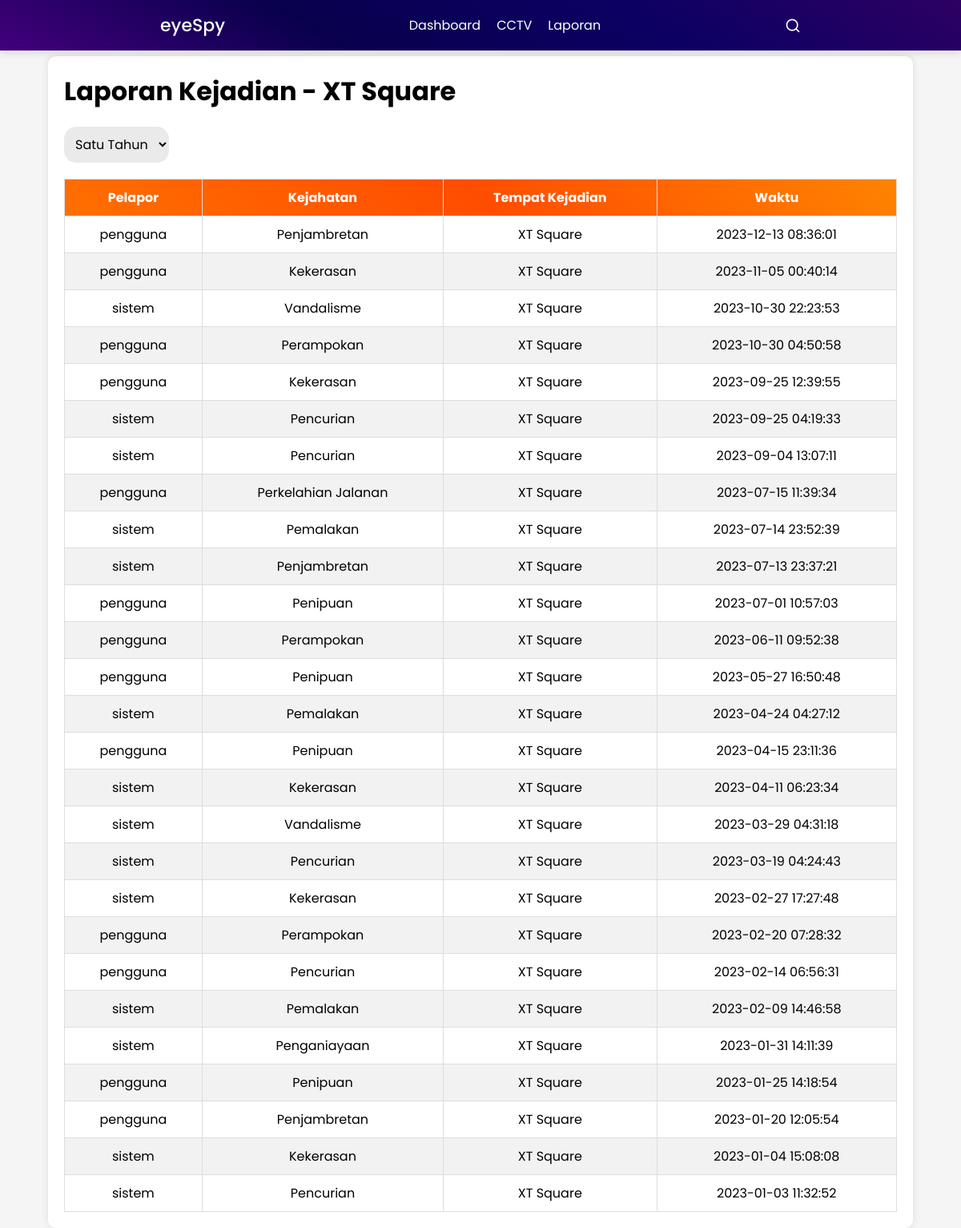
/isiLaporan.php?id=12, run on the app's committed database.
### tables this page shows
CREATE TABLE `tempat` (
  `id_tempat` int(11) NOT NULL,
  `nama_tempat` varchar(255) NOT NULL,
  `kabupaten` enum('Bantul','Sleman','Gunung Kidul','Kulon Progo','Yogyakarta') NOT NULL,
  `gambar` varchar(1000) NOT NULL
);

CREATE TABLE `laporan_kejahatan` (
  `id` int(11) NOT NULL,
  `jenis_kejahatan` int(255) NOT NULL,
  `tempat_kejadian` int(11) NOT NULL,
  `waktu` datetime NOT NULL,
  `keterangan` text DEFAULT NULL,
  `pelapor` enum('pengguna','sistem') DEFAULT NULL
);

CREATE TABLE `jenis_kejahatan` (
  `id_jenis` int(11) NOT NULL,
  `nama_jenis` varchar(255) NOT NULL
);

### php/fungsiIsiLaporan.php (called while the page is built)
<?php
include "koneksi.php";
$id_tempat = isset($_GET['id']) ? $_GET['id'] : 0;
$bulan = isset($_GET['bulan']) ? $_GET['bulan'] : '00';
$sql_tempat = "SELECT nama_tempat FROM tempat WHERE id_tempat = $id_tempat";
$result_tempat = $conn->query($sql_tempat);
if ($result_tempat->num_rows > 0) {
    $row_tempat = $result_tempat->fetch_assoc();
    $nama_tempat = $row_tempat['nama_tempat'];
} else {
    echo "Tempat tidak ditemukan.";
    exit;
}
$sql_laporan = "
SELECT lk.id, lk.pelapor, jk.nama_jenis as jenis_kejahatan, t.nama_tempat, lk.waktu
FROM laporan_kejahatan lk
JOIN jenis_kejahatan jk ON lk.jenis_kejahatan = jk.id_jenis
JOIN tempat t ON lk.tempat_kejadian = t.id_tempat
WHERE lk.tempat_kejadian = $id_tempat
" . ($bulan !== '00' ? "AND MONTH(lk.waktu) = $bulan" : "") . "
ORDER BY lk.waktu DESC
";
$result_laporan = $conn->query($sql_laporan);
?>

### isiLaporan.php (the view, shortened to what this page needs)
<!DOCTYPE html>
<html lang="en">
<head>
    <link rel="stylesheet" href="css/laporan.css">
    <link rel="stylesheet" href="css/navbar.css">
    <link rel="stylesheet" href="https://unicons.iconscout.com/release/v4.0.0/css/line.css">
</head>
<body>
    <?php include 'php/navbar.php';
    include 'php/fungsiIsiLaporan.php'; ?>
    <div class="content">
        <h1>Laporan Kejadian - <?php echo htmlspecialchars($nama_tempat); ?></h1>
        <form method="GET" action="">
        <select class="bulan" name="bulan" onchange="this.form.submit()">
            <option value="00" <?php if ($bulan == '00') echo 'selected'; ?>>Satu Tahun</option>
        </select>
    </form>
        <table class="data">
            <thead>
                <tr>
                    <th>Pelapor</th>
                    <th>Kejahatan</th>
                    <th>Tempat Kejadian</th>
                    <th>Waktu</th>
                </tr>
            </thead>
            <tbody>
                <?php
                if ($result_laporan->num_rows > 0) {
                    while ($row_laporan = $result_laporan->fetch_assoc()) {
                        echo "<tr onclick=\"window.location.href='detailLaporan.php?id=" . $row_laporan['id'] . "'\">";
                        echo "<td>" . htmlspecialchars($row_laporan['pelapor']) . "</td>";
                        echo "<td>" . htmlspecialchars($row_laporan['jenis_kejahatan']) . "</td>";
                        echo "<td>" . htmlspecialchars($row_laporan['nama_tempat']) . "</td>";
                        echo "<td>" . htmlspecialchars($row_laporan['waktu']) . "</td>";
                        echo "</tr>";
                    }
                } else {
                    echo "<tr><td colspan='4'>Tidak ada laporan untuk tempat ini.</td></tr>";
                }
                ?>
            </tbody>
        </table>
    </div>
</body>
</html>

### css/laporan.css (style rules this page uses)
body { background-color: #f5f5f5; display: grid; place-items: center; }
.content { width: 90%; background-color: #ffffff; padding: 20px; box-shadow: 0 0 10px rgba(0, 0, 0, 0.1); border-radius: 10px; margin-top: 70px; }
.content h1 { text-align: left; margin-bottom: 20px; }
.bulan { background-color: rgb(234, 234, 234); border-width: 0; border-radius: 15px; }
.content select { display: block; margin: 0 0 20px 0; padding: 10px; font-size: 16px; }
.content table { width: 100%; border-collapse: collapse; margin-top: 20px; background-color: #ffffff; }
.content table, .content th, .content td { border: 1px solid #ddd; }
.content th, .content td { padding: 10px; text-align: center; }
.content thead { background: linear-gradient(45deg, #ff6f00, #ff4d00, #ff8400); color: white; }
tbody tr { cursor: pointer; transition: background-color 0.3s; }
tbody tr:nth-child(even) { background-color: #f2f2f2; }

### css/navbar.css (style rules this page uses)
* { margin: 0; padding: 0; box-sizing: border-box; font-family: "Poppins", sans-serif; }

### data on the page
tempat: nama_tempat "XT Square"
laporan_kejahatan: pelapor "pengguna", jenis_kejahatan.nama_jenis "Penjambretan", tempat_kejadian.nama_tempat "XT Square", waktu "2023-12-13 08:36:01"
laporan_kejahatan: pelapor "pengguna", jenis_kejahatan.nama_jenis "Kekerasan", tempat_kejadian.nama_tempat "XT Square", waktu "2023-11-05 00:40:14"
laporan_kejahatan: pelapor "sistem", jenis_kejahatan.nama_jenis "Vandalisme", tempat_kejadian.nama_tempat "XT Square", waktu "2023-10-30 22:23:53"
laporan_kejahatan: pelapor "pengguna", jenis_kejahatan.nama_jenis "Perampokan", tempat_kejadian.nama_tempat "XT Square", waktu "2023-10-30 04:50:58"
laporan_kejahatan: pelapor "pengguna", jenis_kejahatan.nama_jenis "Kekerasan", tempat_kejadian.nama_tempat "XT Square", waktu "2023-09-25 12:39:55"
laporan_kejahatan: pelapor "sistem", jenis_kejahatan.nama_jenis "Pencurian", tempat_kejadian.nama_tempat "XT Square", waktu "2023-09-25 04:19:33"
laporan_kejahatan: pelapor "sistem", jenis_kejahatan.nama_jenis "Pencurian", tempat_kejadian.nama_tempat "XT Square", waktu "2023-09-04 13:07:11"
laporan_kejahatan: pelapor "pengguna", jenis_kejahatan.nama_jenis "Perkelahian Jalanan", tempat_kejadian.nama_tempat "XT Square", waktu "2023-07-15 11:39:34"
laporan_kejahatan: pelapor "sistem", jenis_kejahatan.nama_jenis "Pemalakan", tempat_kejadian.nama_tempat "XT Square", waktu "2023-07-14 23:52:39"
laporan_kejahatan: pelapor "sistem", jenis_kejahatan.nama_jenis "Penjambretan", tempat_kejadian.nama_tempat "XT Square", waktu "2023-07-13 23:37:21"
laporan_kejahatan: pelapor "pengguna", jenis_kejahatan.nama_jenis "Penipuan", tempat_kejadian.nama_tempat "XT Square", waktu "2023-07-01 10:57:03"
laporan_kejahatan: pelapor "pengguna", jenis_kejahatan.nama_jenis "Perampokan", tempat_kejadian.nama_tempat "XT Square", waktu "2023-06-11 09:52:38"
laporan_kejahatan: pelapor "pengguna", jenis_kejahatan.nama_jenis "Penipuan", tempat_kejadian.nama_tempat "XT Square", waktu "2023-05-27 16:50:48"
laporan_kejahatan: pelapor "sistem", jenis_kejahatan.nama_jenis "Pemalakan", tempat_kejadian.nama_tempat "XT Square", waktu "2023-04-24 04:27:12"
laporan_kejahatan: pelapor "pengguna", jenis_kejahatan.nama_jenis "Penipuan", tempat_kejadian.nama_tempat "XT Square", waktu "2023-04-15 23:11:36"
laporan_kejahatan: pelapor "sistem", jenis_kejahatan.nama_jenis "Kekerasan", tempat_kejadian.nama_tempat "XT Square", waktu "2023-04-11 06:23:34"
laporan_kejahatan: pelapor "sistem", jenis_kejahatan.nama_jenis "Vandalisme", tempat_kejadian.nama_tempat "XT Square", waktu "2023-03-29 04:31:18"
laporan_kejahatan: pelapor "sistem", jenis_kejahatan.nama_jenis "Pencurian", tempat_kejadian.nama_tempat "XT Square", waktu "2023-03-19 04:24:43"
laporan_kejahatan: pelapor "sistem", jenis_kejahatan.nama_jenis "Kekerasan", tempat_kejadian.nama_tempat "XT Square", waktu "2023-02-27 17:27:48"
laporan_kejahatan: pelapor "pengguna", jenis_kejahatan.nama_jenis "Perampokan", tempat_kejadian.nama_tempat "XT Square", waktu "2023-02-20 07:28:32"
laporan_kejahatan: pelapor "pengguna", jenis_kejahatan.nama_jenis "Pencurian", tempat_kejadian.nama_tempat "XT Square", waktu "2023-02-14 06:56:31"
laporan_kejahatan: pelapor "sistem", jenis_kejahatan.nama_jenis "Pemalakan", tempat_kejadian.nama_tempat "XT Square", waktu "2023-02-09 14:46:58"
laporan_kejahatan: pelapor "sistem", jenis_kejahatan.nama_jenis "Penganiayaan", tempat_kejadian.nama_tempat "XT Square", waktu "2023-01-31 14:11:39"
laporan_kejahatan: pelapor "pengguna", jenis_kejahatan.nama_jenis "Penipuan", tempat_kejadian.nama_tempat "XT Square", waktu "2023-01-25 14:18:54"
laporan_kejahatan: pelapor "pengguna", jenis_kejahatan.nama_jenis "Penjambretan", tempat_kejadian.nama_tempat "XT Square", waktu "2023-01-20 12:05:54"
laporan_kejahatan: pelapor "sistem", jenis_kejahatan.nama_jenis "Kekerasan", tempat_kejadian.nama_tempat "XT Square", waktu "2023-01-04 15:08:08"
laporan_kejahatan: pelapor "sistem", jenis_kejahatan.nama_jenis "Pencurian", tempat_kejadian.nama_tempat "XT Square", waktu "2023-01-03 11:32:52"
